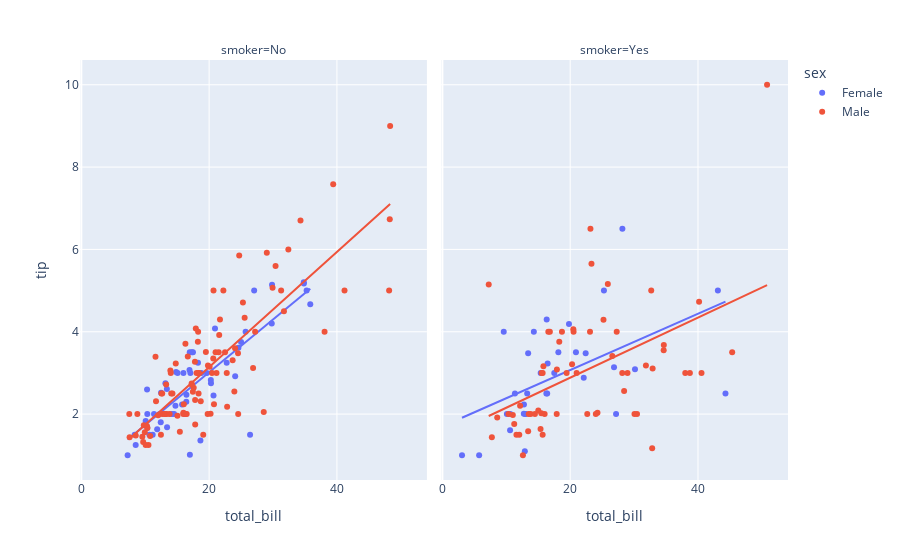

Notebook cell for this chart:
### Code cell
fig = px.scatter(df, x='total_bill', y='tip', color='sex', facet_col='smoker',
                 color_discrete_map={'Female': '#636EFA', 'Male': '#EF533B'},
                 labels={'total_bill': 'total_bill', 'tip': 'tip', 'sex': 'sex'},
                 trendline='ols')
fig.show()
